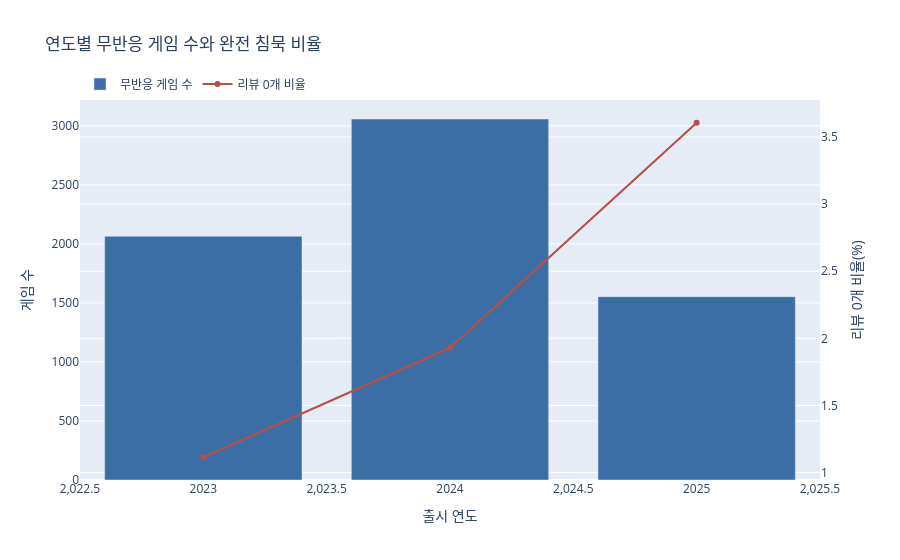
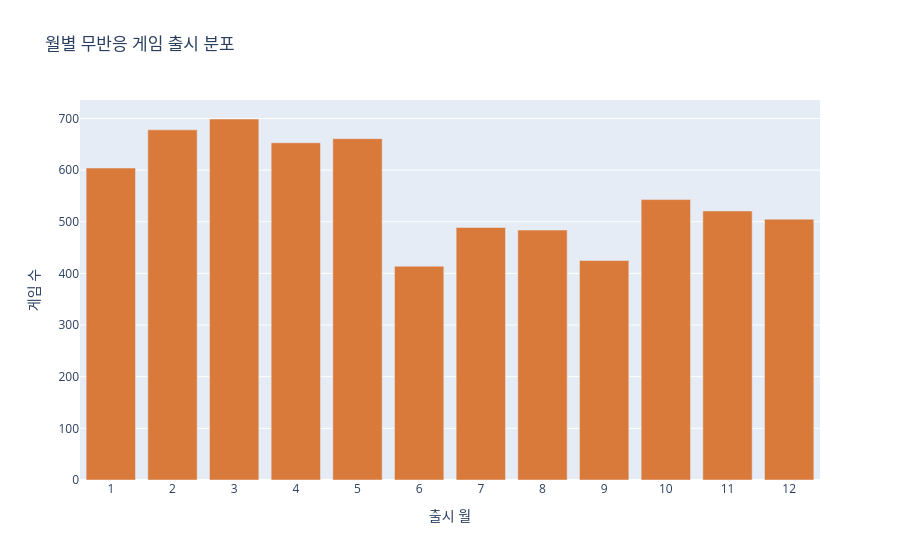

The code cell stored with these charts, in order, in its notebook:
### Markdown cell above
## 3. 출시 시점 분석

출시 시점은 게임 품질과 별개로 초기 노출 경쟁에 영향을 준다. 연도별·월별 분포를 보면 무반응 게임이 특정 시기 또는 최근 출시 과잉과 연결되는지 확인할 수 있다.

### Code cell
yearly = (
    df.dropna(subset=["release_year"])
    .groupby("release_year")
    .agg(
        game_count=("appid", "count"),
        median_reviews=("total_reviews", "median"),
        zero_review_rate=("total_reviews", lambda s: (s == 0).mean() * 100),
        near_threshold_rate=("total_reviews", lambda s: s.between(7, 9).mean() * 100),
    )
    .reset_index()
)
yearly["release_year"] = yearly["release_year"].astype(int)

display(yearly.tail(10).round(2))

fig = go.Figure()
fig.add_trace(go.Bar(x=yearly["release_year"], y=yearly["game_count"], name="무반응 게임 수", marker_color=COLOR_MAIN))
fig.add_trace(
    go.Scatter(
        x=yearly["release_year"],
        y=yearly["zero_review_rate"],
        name="리뷰 0개 비율",
        mode="lines+markers",
        yaxis="y2",
        line=dict(color=COLOR_RISK),
    )
)
fig.update_layout(
    title="연도별 무반응 게임 수와 완전 침묵 비율",
    xaxis_title="출시 연도",
    yaxis=dict(title="게임 수"),
    yaxis2=dict(title="리뷰 0개 비율(%)", overlaying="y", side="right"),
    legend=dict(orientation="h", y=1.08),
)
fig.show()

monthly = (
    df.dropna(subset=["release_month"])
    .groupby("release_month")
    .agg(game_count=("appid", "count"), median_reviews=("total_reviews", "median"))
    .reset_index()
)
monthly["release_month"] = monthly["release_month"].astype(int)

fig = px.bar(
    monthly,
    x="release_month",
    y="game_count",
    color_discrete_sequence=[COLOR_ACCENT],
    title="월별 무반응 게임 출시 분포",
)
fig.update_layout(xaxis_title="출시 월", yaxis_title="게임 수", xaxis=dict(dtick=1))
fig.show()

### Figure 1 — Plotly figure (JSON) as saved in the notebook; plotly's stock layout.template omitted (floating-point values rounded to 4 significant figures)
{"data": [{"marker": {"color": "#3A6EA5"}, "name": "무반응 게임 수", "type": "bar", "x": [2023, 2024, 2025], "y": [2065, 3058, 1553]}, {"line": {"color": "#B94E48"}, "mode": "lines+markers", "name": "리뷰 0개 비율", "type": "scatter", "x": [2023, 2024, 2025], "y": [1.114, 1.929, 3.606], "yaxis": "y2"}], "layout": {"legend": {"orientation": "h", "y": 1.08}, "title": {"text": "연도별 무반응 게임 수와 완전 침묵 비율"}, "xaxis": {"title": {"text": "출시 연도"}}, "yaxis": {"title": {"text": "게임 수"}}, "yaxis2": {"overlaying": "y", "side": "right", "title": {"text": "리뷰 0개 비율(%)"}}}}

### Figure 2 — Plotly figure (JSON) as saved in the notebook; plotly's stock layout.template omitted (floating-point values rounded to 4 significant figures)
{"data": [{"hovertemplate": "release_month=%{x}<br>game_count=%{y}<extra></extra>", "legendgroup": "", "marker": {"color": "#D97A3A", "pattern": {"shape": ""}}, "name": "", "orientation": "v", "showlegend": false, "textposition": "auto", "type": "bar", "x": [1, 2, 3, 4, 5, 6, 7, 8, 9, 10, 11, 12], "xaxis": "x", "y": [604, 678, 699, 653, 661, 414, 489, 484, 425, 543, 521, 505], "yaxis": "y"}], "layout": {"barmode": "relative", "legend": {"tracegroupgap": 0}, "title": {"text": "월별 무반응 게임 출시 분포"}, "xaxis": {"anchor": "y", "domain": [0, 1], "dtick": 1, "title": {"text": "출시 월"}}, "yaxis": {"anchor": "x", "domain": [0, 1], "title": {"text": "게임 수"}}}}
